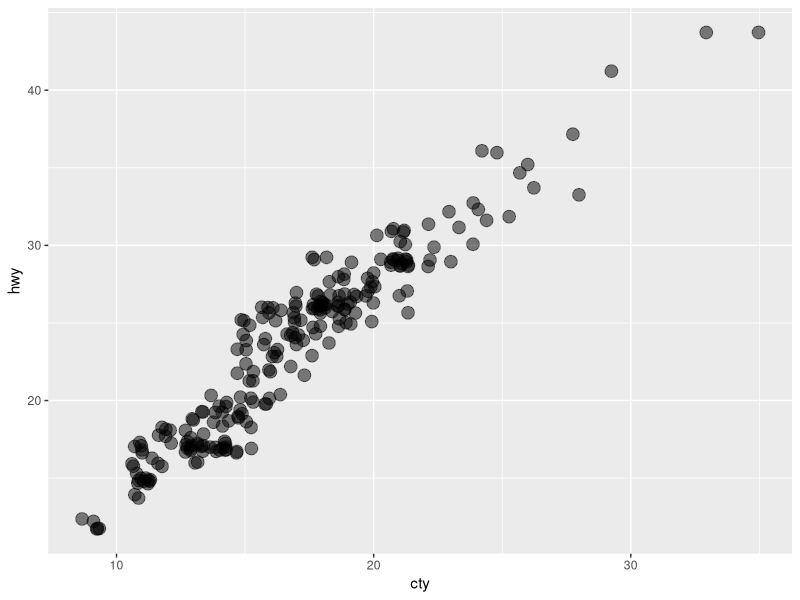

Source code (R):
## ---- chunk 1
library(tidyverse)

ggplot(mpg) +
  geom_jitter(aes(cty, hwy), size = 4, alpha = 0.5) 
